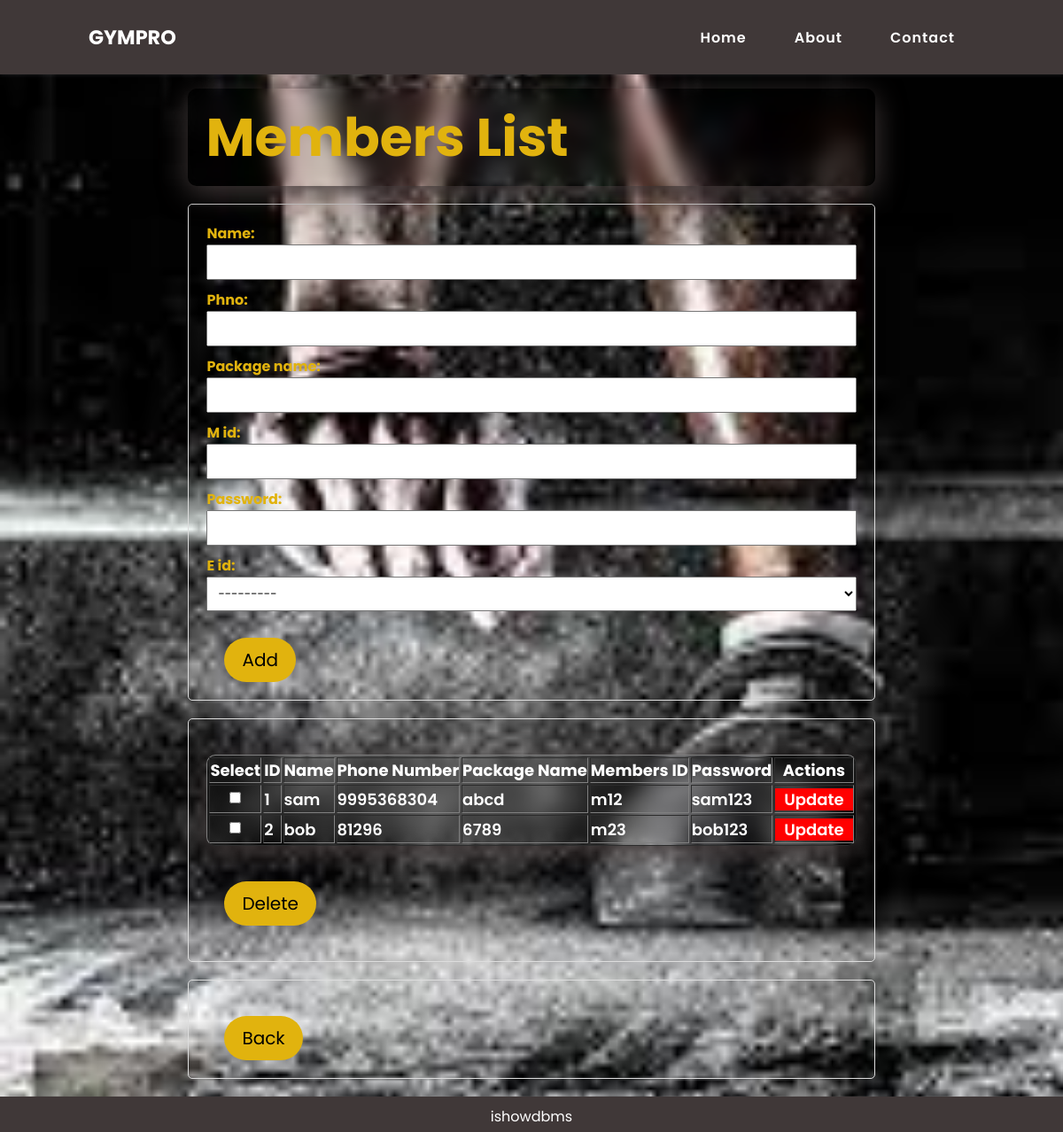
Page /members_list/ on the earlier database version.
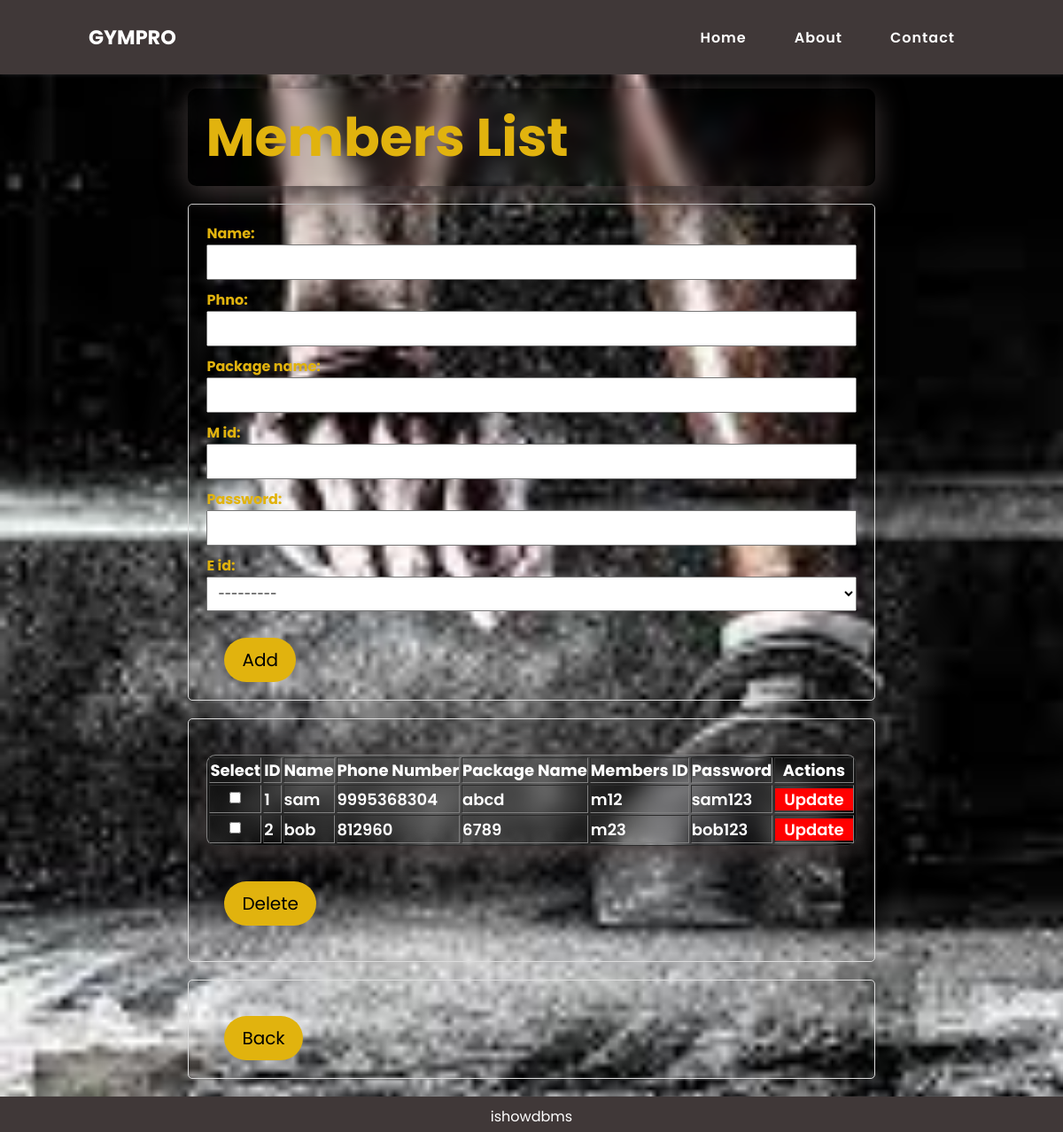
Same page on the later database version.
### dbms/models.py (models this page shows)
class members(models.Model):
    name = models.CharField(max_length=255)
    phno = models.IntegerField()  # Assuming a string representation for phone number
    package_name = models.CharField(max_length=100)
    m_id = models.CharField(max_length=50, unique=True)  # Assuming a unique member ID
    password = models.CharField(max_length=255)  # Storing passwords as plaintext is not recommended in production
    e_id = models.ForeignKey(employee,related_name='members', on_delete=models.CASCADE)

### dbms/views.py (the view)
# urls.py: path('members_list/', members_list, name='members_list'),
def members_list(request):
    member = members.objects.all()
    form = memberForm()
    if request.method == 'POST':
        form = memberForm(request.POST)
        if form.is_valid():
            form.save()
            return redirect('members_list')
    return render(request, 'members_list.html', {'member': member, 'form': form})

### dbms/forms.py
class memberForm(forms.ModelForm):
    class Meta:
        model = members
        fields = '__all__'

### dbms/templates/members_list.html (shortened to what this page needs)
<!DOCTYPE html>
<html lang="en">
{% load static %}
<head>
    <link rel="stylesheet" type="text/css" href="{% static 'employee_list.css' %}">
</head>
<body>
    <nav>
        <a href="#" class="logo">GymPRO</a>
        <ul class="menu">
            <li><a href="#home" onclick="toggleMenu();">Home</a></li>
            <li><a href="#about" onclick="toggleMenu();">About</a></li>
            <li><a href="#about" onclick="toggleMenu();">Contact</a></li>
        </ul>
    </nav>
<section>
    <div class="main">
        <div class="main-sub">
            <h1>Members List</h1>
            <form method="post" action="{% url 'members_list' %}">
                {{ form.as_p }}
                <button type="submit">Add</button>
            </form>
            <form method="post" action="{% url 'delete_members' %}">
                <table border="1">
                    <tr>
                        <th>Select</th>
                        <th>ID</th>
                        <th>Name</th>
                        <th>Phone Number</th>
                        <th>Package Name</th>
                        <th>Members ID</th>
                        <th>Password</th>
                        <th scope="col">Actions</th>
                    </tr>
                    {% for memberr in member %}
                    <tr>
                        <td><input type="checkbox" name="selected_ids" value="{{ memberr.id }}"></td>
                        <td>{{ memberr.id }}</td>
                        <td>{{ memberr.name }}</td>
                        <td>{{ memberr.phno }}</td>
                        <td>{{ memberr.package_name }}</td>
                        <td>{{ memberr.m_id }}</td>
                        <td>{{ memberr.password }}</td>
                        <td>
                            <a href="{% url 'update_members' memberr.id %}">Update</a>
                        </td>
                    </tr>
                    {% endfor %}
                </table>
                <div class="btns">
                    <button type="submit">Delete</button>
                    </div>
            </form>
            <form method="get" action="{% url 'adminsucess' %}">
                <button type="submit">Back</button>
            </form>
        </div>
    </div>
</section>
<footer id="footer">
    ishowdbms
</footer>
</body>
</html>

Differences in the rows shown:
changed members "bob": phno "81296" → "812960"
